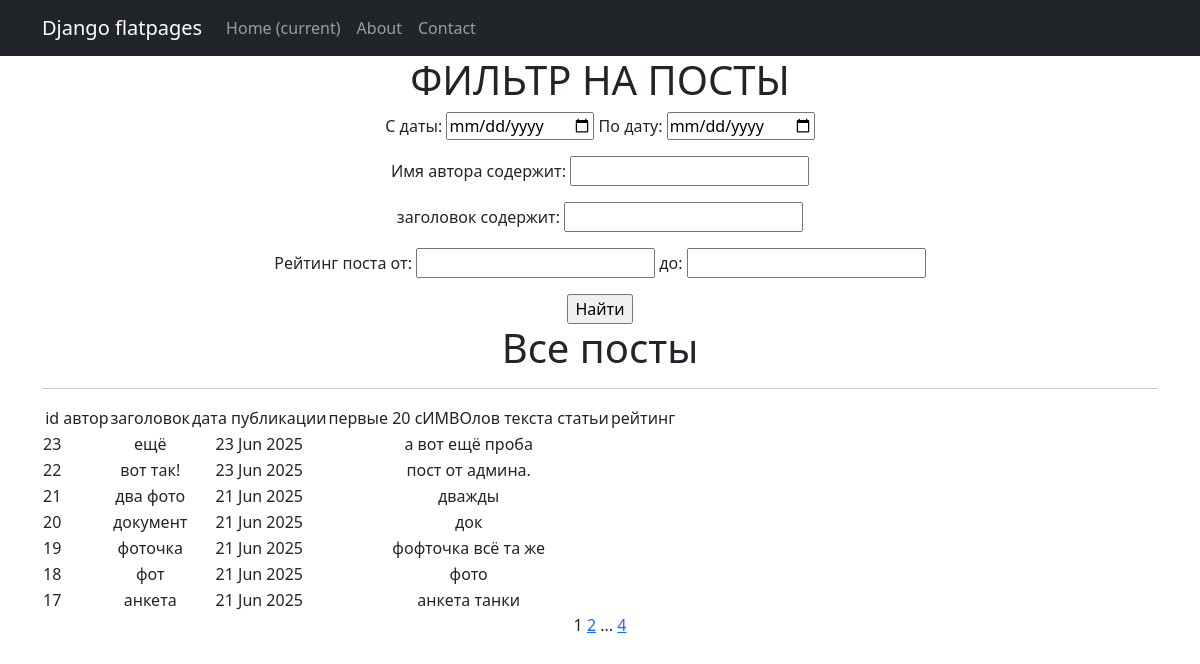
Page /news/search/ on the earlier database version.
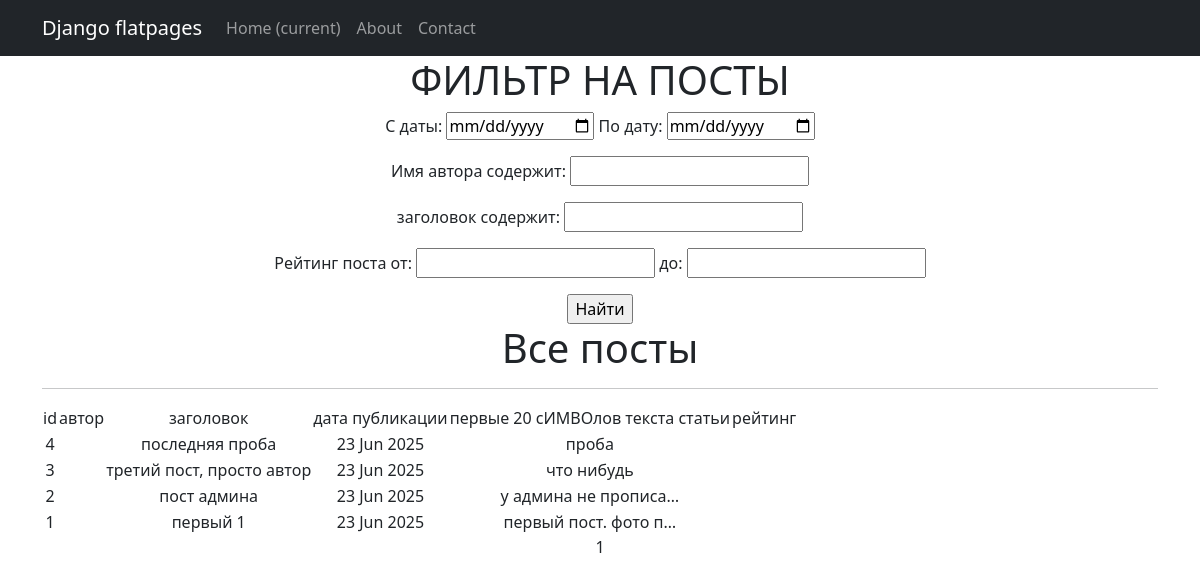
Same page on the later database version.
### news/models.py (models this page shows, shortened)
class Post(models.Model):
    category = models.ForeignKey(Category, on_delete=models.CASCADE, related_name='category_post') # только 1 категория на пост
    user = models.ForeignKey(User, on_delete = models.CASCADE, related_name='user_post')
    time_in = models.DateTimeField(auto_now_add=True)
    time_ism = models.DateTimeField(auto_now=True)
    zagolov = models.CharField(max_length=100, default='')
    text = models.TextField()
    comments = models.ManyToManyField(User, through = 'Comment')

### news/views.py (the view)
class PostsListSearch(ListView):
    model = Post
    ordering = '-time_in'
    template_name = 'post_list_search.html'
    context_object_name = 'posts'
    paginate_by = 7  # вот так мы можем указать количество записей на странице
    def get_queryset(self):
        queryset = super().get_queryset().order_by('-time_in')
        self.filterset = PostFilter(self.request.GET, queryset)
        return self.filterset.qs
    def get_context_data(self, **kwargs):
        context = super().get_context_data(**kwargs)
        context['filterset'] = self.filterset
        query_params = self.request.GET.copy()
        if 'page' in query_params:
            query_params.pop('page')
        context['filter_query'] = query_params.urlencode()
        return context

### news/templatetags/custom_filters.py (called while the page is built)
@register.filter
def censor(text):
    return text

### news/templatetags/custom_tags.py (called while the page is built)
@register.simple_tag()
def current_time(format_string='%b %d %Y'):
   return datetime.utcnow().strftime(format_string)

### templates/post_list_search.html (shortened to what this page needs)
{% extends 'flatpages/default.html' %}
{% load custom_filters %}
{% load custom_tags %}
{% block content %}
    <h1>ФИЛЬТР НА ПОСТЫ</h1>
   <form action="" method="get"  >
  <div>
    {% for field in filterset.form %}
      {% if field.name != 'time_in__gt' and field.name != 'time_in__lt' and field.name != 'raiting__gt' and field.name != 'raiting__lt' %}
        <p>
          {{ field.label_tag }} {{ field }}
        </p>
      {% endif %}
      {% if field.name == 'time_in__gt'  %}
        <p>
            {{ filterset.form.time_in__gt.label_tag }} {{ filterset.form.time_in__gt }}
            {{ filterset.form.time_in__lt.label_tag }} {{ filterset.form.time_in__lt }}
        </p>
      {% endif %}
      {% if field.name == 'raiting__gt'  %}
        <p>
            {{ filterset.form.raiting__gt.label_tag }} {{ filterset.form.raiting__gt }}
            {{ filterset.form.raiting__lt.label_tag }} {{ filterset.form.raiting__lt }}
        </p>
      {% endif %}
    {% endfor %}
  </div>
       <input type="submit" value="Найти" />
   </form>
   <h1>Все посты</h1>
   <hr>
   {% if posts %}
       <table>
           <tr>
               <td>id</td>
               <td>автор</td>
               <td>заголовок</td>
               <td>дата публикации </td>
               <td> первые 20 сИМВОлов текста статьи</td>
               <td>рейтинг</td>
           </tr>
           {% for post in posts %}
           <tr>
               <td>{{ post.id }}</td>
               <td>{{ post.author }}</td>
               <td>{{ post.zagolov|censor }}</td>
               <td>{{ post.time_in|date:'d M Y'  }}</td>
               <td>{{ post.text|censor|truncatechars:20 }}</td>
               <td>{{ post.raiting}}</td>
           </tr>
           {% endfor %}
       </table>
   {% else %}
       <h2>Постов нет!</h2>
   {% endif %}
   {{ page_obj.number }}
   {% if page_obj.has_next %}
       <a href="?page={{ page_obj.next_page_number }}&{{ filter_query }}">{{ page_obj.next_page_number }}</a>
       {% if paginator.num_pages != page_obj.next_page_number %}
            {% if paginator.num_pages|add:"-1" > page_obj.next_page_number %}
           ...
           {% endif %}
           <a href="?page={{ page_obj.paginator.num_pages }}&{{ filter_query }}">{{ page_obj.paginator.num_pages }}</a>
       {% endif %}
   {% endif %}
{% endblock content %}

Differences in the rows shown:
removed Post: id "23", zagolov|censor "ещё", time_in "23 Jun 2025", text|censor "а вот ещё проба"
removed Post: id "22", zagolov|censor "вот так!", time_in "23 Jun 2025", text|censor "пост от админа."
removed Post: id "21", zagolov|censor "два фото", time_in "21 Jun 2025", text|censor "дважды"
removed Post: id "20", zagolov|censor "документ", time_in "21 Jun 2025", text|censor "док"
removed Post: id "19", zagolov|censor "фоточка", time_in "21 Jun 2025", text|censor "фофточка всё та же"
removed Post: id "18", zagolov|censor "фот", time_in "21 Jun 2025", text|censor "фото"
removed Post: id "17", zagolov|censor "анкета", time_in "21 Jun 2025", text|censor "анкета танки"
now on this page (row edited): Post: id "4", zagolov|censor "последняя проба", time_in "23 Jun 2025", text|censor "проба"
now on this page (row edited): Post: id "3", zagolov|censor "третий пост, просто автор", time_in "23 Jun 2025", text|censor "что нибудь"
now on this page (row edited): Post: id "2", zagolov|censor "пост админа", time_in "23 Jun 2025", text|censor "у админа не прописа…"
now on this page (row edited): Post: id "1", zagolov|censor "первый 1", time_in "23 Jun 2025", text|censor "первый пост. фото п…"
Other differences:
{{ page_obj.next_page_number }}: "2" → (not shown)
{{ page_obj.paginator.num_pages }}: "4" → (not shown)
